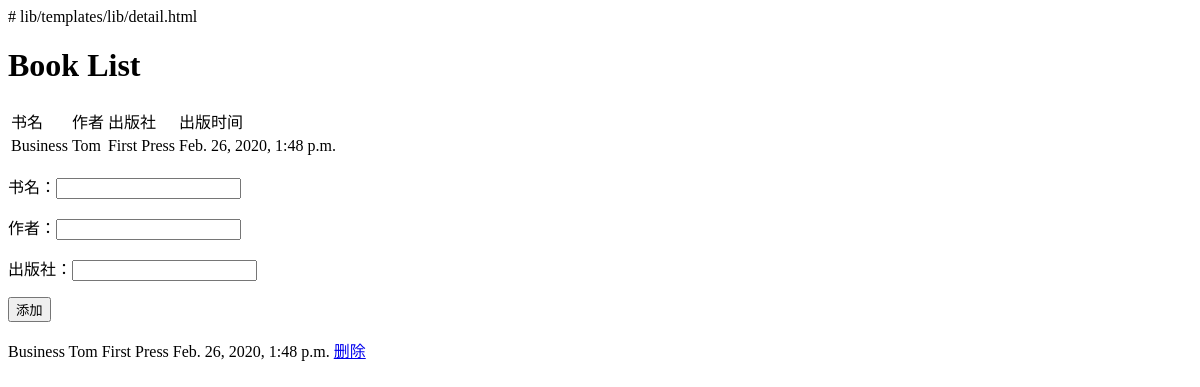
/lib/detail/, run on an earlier commit of the app's database.
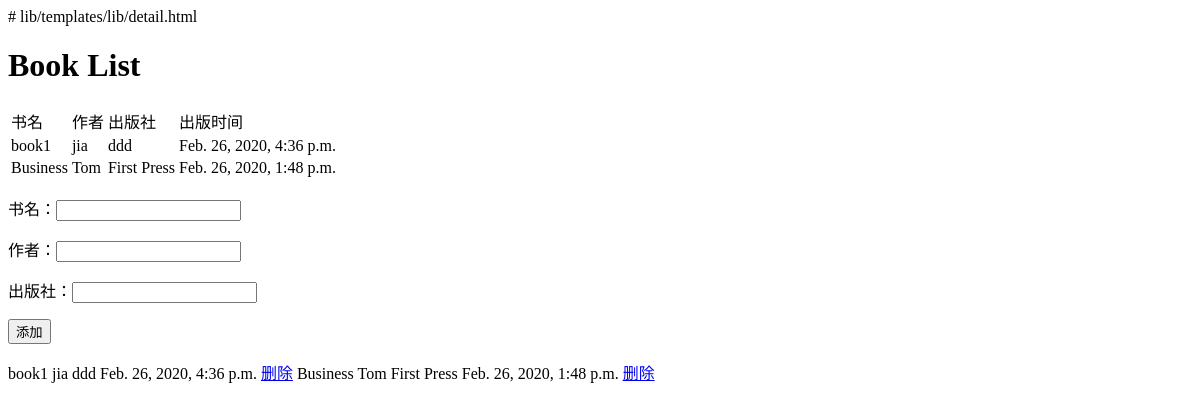
And on a later commit of the database.
### lib/models.py (models this page shows)
class Book(models.Model):
    name = models.CharField(max_length=200)
    author = models.CharField(max_length=100)
    pub_house = models.CharField(max_length=200)
    pub_date = models.DateTimeField('date published')

### lib/views.py (the view)
# urls.py: path('detail/', views.detail,name='detail'),
def detail(request):
    book_list = Book.objects.order_by('-pub_date')[:5]
    context = {'book_list': book_list}
    return render(request,'lib/detail.html', context)

### lib/templates/lib/detail.html (shortened to what this page needs)
<h1>Book List</h1>
<table>
    <tr>
        <td>书名</td>
        <td>作者</td>
        <td>出版社</td>
        <td>出版时间</td>
    </tr>
{% for book in book_list.all %}
    <tr>
        <td>{{ book.name }}</td>
        <td>{{ book.author }}</td>
        <td>{{ book.pub_house }}</td>
        <td>{{ book.pub_date }}</td>
    </tr>
{% endfor %}
</table>
<form action="{% url 'lib:addBook' %}" method="post" name="addBook">
    <p><span>书名：</span><input type="text"  name="name"></p>
    <p><span>作者：</span><input type="text"  name="author"></p>
    <p><span>出版社：</span><input type="text"  name="pub_house"></p>
    <input type="submit" value="添加">
</form>
{% for book in book_list.all %}
    <tr>
        <td>{{ book.name }}</td>
        <td>{{ book.author }}</td>
        <td>{{ book.pub_house }}</td>
        <td>{{ book.pub_date }}</td>
        <td><a href="{% url 'lib:delBook' book.id %}">删除</a></td>
        </tr>
{% endfor %}

What changed in the data, as far as the page shows it:
added Book: name "book1", author "jia", pub_house "ddd", pub_date "Feb. 26, 2020, 4:36 p.m."
